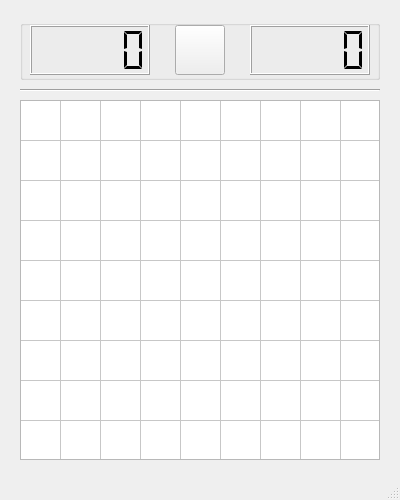
<?xml version="1.0" encoding="UTF-8"?>
<ui version="4.0">
 <class>MainWindow</class>
 <widget class="QMainWindow" name="MainWindow">
  <property name="geometry">
   <rect>
    <x>0</x>
    <y>0</y>
    <width>400</width>
    <height>500</height>
   </rect>
  </property>
  <property name="windowTitle">
   <string>MainWindow</string>
  </property>
  <widget class="QWidget" name="centralwidget">
   <widget class="Line" name="line">
    <property name="geometry">
     <rect>
      <x>20</x>
      <y>80</y>
      <width>360</width>
      <height>20</height>
     </rect>
    </property>
    <property name="orientation">
     <enum>Qt::Horizontal</enum>
    </property>
   </widget>
   <widget class="QGroupBox" name="grp_control">
    <property name="geometry">
     <rect>
      <x>20</x>
      <y>20</y>
      <width>360</width>
      <height>60</height>
     </rect>
    </property>
    <property name="title">
     <string/>
    </property>
    <widget class="QPushButton" name="btn_refresh">
     <property name="geometry">
      <rect>
       <x>155</x>
       <y>5</y>
       <width>50</width>
       <height>50</height>
      </rect>
     </property>
     <property name="text">
      <string/>
     </property>
     <property name="iconSize">
      <size>
       <width>50</width>
       <height>50</height>
      </size>
     </property>
    </widget>
    <widget class="QLCDNumber" name="lcd_mine_cnt">
     <property name="geometry">
      <rect>
       <x>10</x>
       <y>5</y>
       <width>120</width>
       <height>50</height>
      </rect>
     </property>
     <property name="smallDecimalPoint">
      <bool>false</bool>
     </property>
     <property name="mode">
      <enum>QLCDNumber::Dec</enum>
     </property>
     <property name="segmentStyle">
      <enum>QLCDNumber::Flat</enum>
     </property>
     <property name="value" stdset="0">
      <double>0.000000000000000</double>
     </property>
    </widget>
    <widget class="QLCDNumber" name="lcd_time">
     <property name="geometry">
      <rect>
       <x>230</x>
       <y>5</y>
       <width>120</width>
       <height>50</height>
      </rect>
     </property>
     <property name="segmentStyle">
      <enum>QLCDNumber::Flat</enum>
     </property>
     <property name="value" stdset="0">
      <double>0.000000000000000</double>
     </property>
    </widget>
   </widget>
   <widget class="QTableWidget" name="table_board">
    <property name="geometry">
     <rect>
      <x>20</x>
      <y>100</y>
      <width>360</width>
      <height>360</height>
     </rect>
    </property>
    <property name="verticalScrollBarPolicy">
     <enum>Qt::ScrollBarAlwaysOff</enum>
    </property>
    <property name="horizontalScrollBarPolicy">
     <enum>Qt::ScrollBarAlwaysOff</enum>
    </property>
    <property name="editTriggers">
     <set>QAbstractItemView::NoEditTriggers</set>
    </property>
    <property name="selectionMode">
     <enum>QAbstractItemView::NoSelection</enum>
    </property>
    <property name="selectionBehavior">
     <enum>QAbstractItemView::SelectRows</enum>
    </property>
    <property name="showGrid">
     <bool>true</bool>
    </property>
    <property name="gridStyle">
     <enum>Qt::CustomDashLine</enum>
    </property>
    <property name="sortingEnabled">
     <bool>false</bool>
    </property>
    <property name="cornerButtonEnabled">
     <bool>true</bool>
    </property>
    <attribute name="horizontalHeaderVisible">
     <bool>false</bool>
    </attribute>
    <attribute name="horizontalHeaderDefaultSectionSize">
     <number>40</number>
    </attribute>
    <attribute name="verticalHeaderVisible">
     <bool>false</bool>
    </attribute>
    <attribute name="verticalHeaderDefaultSectionSize">
     <number>40</number>
    </attribute>
    <row>
     <property name="text">
      <string>새 열</string>
     </property>
    </row>
    <row>
     <property name="text">
      <string>새 열</string>
     </property>
    </row>
    <row>
     <property name="text">
      <string>새 열</string>
     </property>
    </row>
    <row>
     <property name="text">
      <string>새 열</string>
     </property>
    </row>
    <row>
     <property name="text">
      <string>새 열</string>
     </property>
    </row>
    <row>
     <property name="text">
      <string>새 열</string>
     </property>
    </row>
    <row>
     <property name="text">
      <string>새 열</string>
     </property>
    </row>
    <row>
     <property name="text">
      <string>새 열</string>
     </property>
    </row>
    <row>
     <property name="text">
      <string>새 열</string>
     </property>
    </row>
    <column>
     <property name="text">
      <string>새 행</string>
     </property>
    </column>
    <column>
     <property name="text">
      <string>새 행</string>
     </property>
    </column>
    <column>
     <property name="text">
      <string>새 행</string>
     </property>
    </column>
    <column>
     <property name="text">
      <string>새 행</string>
     </property>
    </column>
    <column>
     <property name="text">
      <string>새 행</string>
     </property>
    </column>
    <column>
     <property name="text">
      <string>새 행</string>
     </property>
    </column>
    <column>
     <property name="text">
      <string>새 행</string>
     </property>
    </column>
    <column>
     <property name="text">
      <string>새 행</string>
     </property>
    </column>
    <column>
     <property name="text">
      <string>새 행</string>
     </property>
    </column>
   </widget>
  </widget>
  <widget class="QMenuBar" name="menubar">
   <property name="geometry">
    <rect>
     <x>0</x>
     <y>0</y>
     <width>400</width>
     <height>21</height>
    </rect>
   </property>
  </widget>
  <widget class="QStatusBar" name="statusbar"/>
 </widget>
 <resources/>
 <connections/>
</ui>
